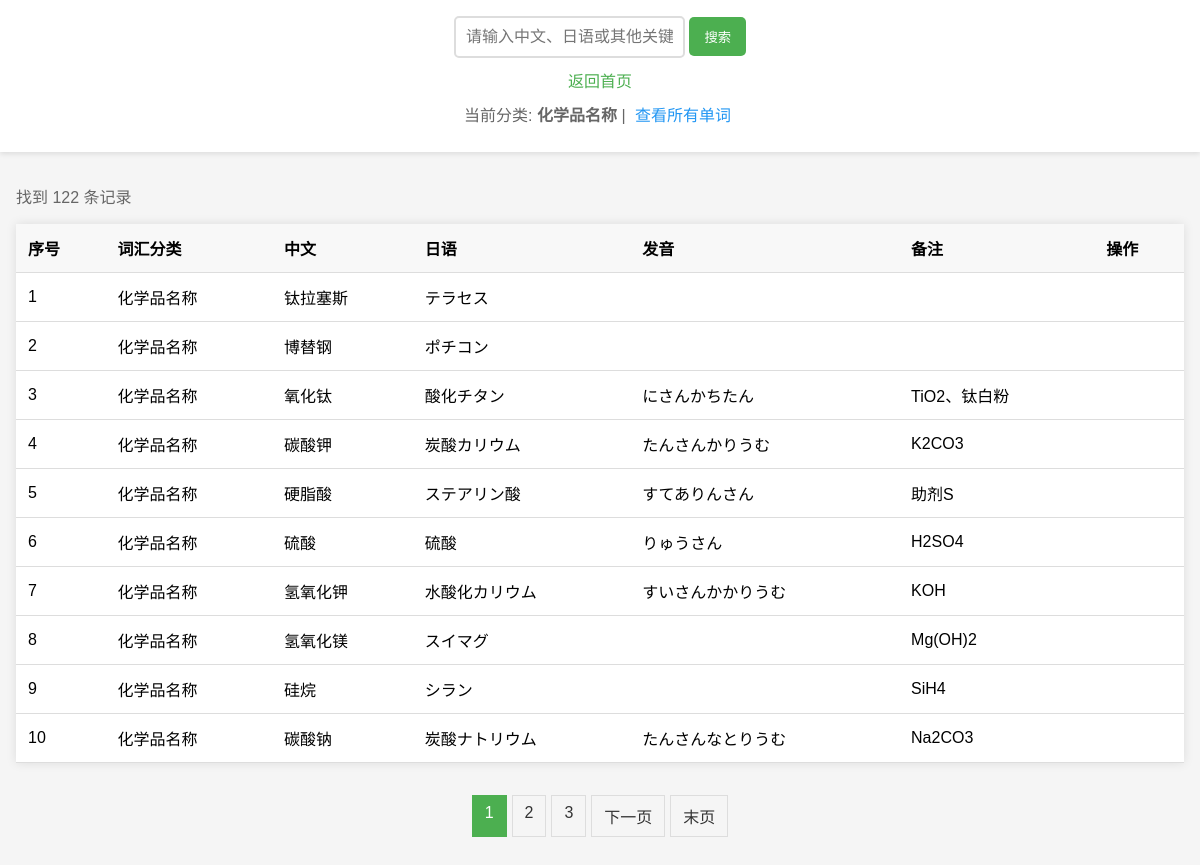
/search?category=化学品名称, run on the app's committed database.
### tables this page shows
CREATE TABLE "japan_data" (
"index" INTEGER,
  "序号" INTEGER,
  "词汇分类" TEXT,
  "中文" TEXT,
  "日语" TEXT,
  "发音" TEXT,
  "备注" TEXT
);

### app.py (the view, shortened to what this page needs)
    @app.route('/search')
    def search():
        query = request.args.get('query', '').strip()
        category = request.args.get('category', '').strip()
        page = request.args.get('page', 1, type=int)
        per_page = 10
        conn = get_db_connection()
        if query or category:
            where_conditions = []
            params = []
            if query:
                search_term = f"%{query}%"
                where_conditions.append("(中文 LIKE ? OR 日语 LIKE ? OR 发音 LIKE ? OR 词汇分类 LIKE ? OR 备注 LIKE ?)")
                params.extend([search_term, search_term, search_term, search_term, search_term])
            if category:
                where_conditions.append("词汇分类 = ?")
                params.append(category)
            where_clause = "WHERE " + " AND ".join(where_conditions)
            count_query = f"SELECT COUNT(*) FROM japan_data {where_clause}"
            cursor = conn.execute(count_query, params)
            total = cursor.fetchone()[0]
            data_query = f"""
                SELECT * FROM japan_data
                {where_clause}
                ORDER BY 序号
                LIMIT ? OFFSET ?
            """
            params.extend([per_page, (page-1)*per_page])
            cursor = conn.execute(data_query, params)
            results = cursor.fetchall()
        conn.close()
        total_pages = (total + per_page - 1) // per_page
        start_index = (page - 1) * per_page + 1
        user_role = session.get('user_role')
        return render_template('search.html',
                             results=results,
                             query=query,
                             category=category,
                             page=page,
                             total_pages=total_pages,
                             total=total,
                             start_index=start_index,
                             user_role=user_role)

### templates/search.html (shortened to what this page needs)
<!DOCTYPE html>
<html lang="zh">
<head>
</head>
<body>
    <div class="user-info">
        {% if user_role == 'admin' %}
            <span>管理员</span>
        {% elif user_role == 'user' %}
            <span>普通用户</span>
        {% else %}
            <span>访客</span>
        {% endif %}
        {% if user_role %}
            <a href="{{ url_for('logout') }}">登出</a>
        {% else %}
            <a href="{{ url_for('login') }}">登录</a>
        {% endif %}
    </div>
    <div class="header">
        <div class="search-box">
            <form action="{{ url_for('search') }}" method="GET">
                <input type="text" name="query" id="search-input" placeholder="请输入中文、日语或其他关键词..."
                       value="{{ query }}" autocomplete="off">
                <button type="submit">搜索</button>
            </form>
        </div>
        <div class="home-link">
            <a href="{{ url_for('index') }}">返回首页</a>
        </div>
        {% if category %}
            <div class="category-filter">
                当前分类: <strong>{{ category }}</strong> |
                <a href="{{ url_for('search') }}">查看所有单词</a>
            </div>
        {% endif %}
    </div>
    <div class="results-container">
        <div class="results-header">
            <div class="results-info">
                找到 {{ total }} 条记录
            </div>
        </div>
        {% if results %}
            <table class="results-table">
                <thead>
                    <tr>
                        <th>序号</th>
                        <th>词汇分类</th>
                        <th>中文</th>
                        <th>日语</th>
                        <th>发音</th>
                        <th>备注</th>
                        <th>操作</th>
                    </tr>
                </thead>
                <tbody>
                    {% for row in results %}
                        <tr>
                            <td>{{ start_index + loop.index0 }}</td>
                            <td>{{ row.词汇分类 or "" }}</td>
                            <td>{{ row.中文 or "" }}</td>
                            <td>{{ row.日语 or "" }}</td>
                            <td>{{ row.发音 or "" }}</td>
                            <td>{{ row.备注 or "" }}</td>
                            <td>
                            </td>
                        </tr>
                    {% endfor %}
                </tbody>
            </table>
            {% if total_pages > 1 %}
                <div class="pagination">
                    {% for p in range([1, page-2]|max, [total_pages+1, page+3]|min) %}
                        {% if p == page %}
                            <span class="current">{{ p }}</span>
                        {% else %}
                            <a href="{{ url_for('search', query=query, category=category, page=p) }}">{{ p }}</a>
                        {% endif %}
                    {% endfor %}
                    {% if page < total_pages %}
                        <a href="{{ url_for('search', query=query, category=category, page=page+1) }}">下一页</a>
                        <a href="{{ url_for('search', query=query, category=category, page=total_pages) }}">末页</a>
                    {% endif %}
                </div>
            {% endif %}
        {% else %}
            <p>没有找到匹配的记录。</p>
        {% endif %}
    </div>
</body>
</html>

### templates/search.html (style rules this page uses)
body { font-family: Arial, sans-serif; margin: 0; padding: 0; background-color: #f5f5f5; }
.header { background-color: white; padding: 1rem; box-shadow: 0 2px 5px rgba(0,0,0,0.1); position: sticky; top: 0; z-index: 100; }
.search-box { display: flex; justify-content: center; gap: 10px; max-width: 600px; margin: 0 auto; }
.search-box input { flex: 1; padding: 10px; border: 2px solid #ddd; border-radius: 5px; font-size: 16px; }
.search-box button { padding: 10px 15px; background-color: #4CAF50; color: white; border: none; border-radius: 5px; cursor: pointer; }
.home-link { text-align: center; margin-top: 10px; }
.home-link a { color: #4CAF50; text-decoration: none; }
.category-filter { text-align: center; margin: 10px 0; color: #666; }
.category-filter a { color: #2196F3; text-decoration: none; margin: 0 5px; }
.results-container { max-width: 1200px; margin: 2rem auto; padding: 0 1rem; }
.results-header { display: flex; justify-content: space-between; align-items: center; margin-bottom: 1rem; }
.results-info { color: #666; }
.results-table { width: 100%; border-collapse: collapse; background: white; box-shadow: 0 0 10px rgba(0,0,0,0.1); }
.results-table th, .results-table td { padding: 12px; text-align: left; border-bottom: 1px solid #ddd; }
.results-table th { background-color: #f8f8f8; font-weight: bold; }
.pagination { display: flex; justify-content: center; margin-top: 2rem; gap: 5px; }
.pagination a, .pagination span { padding: 8px 12px; text-decoration: none; border: 1px solid #ddd; color: #333; }
.pagination .current { background-color: #4CAF50; color: white; border-color: #4CAF50; }
.user-info { position: absolute; top: 10px; right: 10px; background: white; padding: 10px; border-radius: 5px; box-shadow: 0 0 10px rgba(0,0,0,0.1); }
.user-info a { color: #4CAF50; text-decoration: none; margin-left: 10px; }

### data on the page
japan_data: start_index+loop.index0 "1", 词汇分类 "化学品名称", 中文 "钛拉塞斯", 日语 "テラセス"
japan_data: start_index+loop.index0 "2", 词汇分类 "化学品名称", 中文 "博替钢", 日语 "ポチコン"
japan_data: start_index+loop.index0 "3", 词汇分类 "化学品名称", 中文 "氧化钛", 日语 "酸化チタン", 发音 "にさんかちたん", 备注 "TiO2、钛白粉"
japan_data: start_index+loop.index0 "4", 词汇分类 "化学品名称", 中文 "碳酸钾", 日语 "炭酸カリウム", 发音 "たんさんかりうむ", 备注 "K2CO3"
japan_data: start_index+loop.index0 "5", 词汇分类 "化学品名称", 中文 "硬脂酸", 日语 "ステアリン酸", 发音 "すてありんさん", 备注 "助剂S"
japan_data: start_index+loop.index0 "6", 词汇分类 "化学品名称", 中文 "硫酸", 日语 "硫酸", 发音 "りゅうさん", 备注 "H2SO4"
japan_data: start_index+loop.index0 "7", 词汇分类 "化学品名称", 中文 "氢氧化钾", 日语 "水酸化カリウム", 发音 "すいさんかかりうむ", 备注 "KOH"
japan_data: start_index+loop.index0 "8", 词汇分类 "化学品名称", 中文 "氢氧化镁", 日语 "スイマグ", 备注 "Mg(OH)2"
japan_data: start_index+loop.index0 "9", 词汇分类 "化学品名称", 中文 "硅烷", 日语 "シラン", 备注 "SiH4"
japan_data: start_index+loop.index0 "10", 词汇分类 "化学品名称", 中文 "碳酸钠", 日语 "炭酸ナトリウム", 发音 "たんさんなとりうむ", 备注 "Na2CO3"

### other printed values
{{ category }} "化学品名称"
{{ total }} "122"
{{ p }} "1"
{{ p }} "2" "3"
